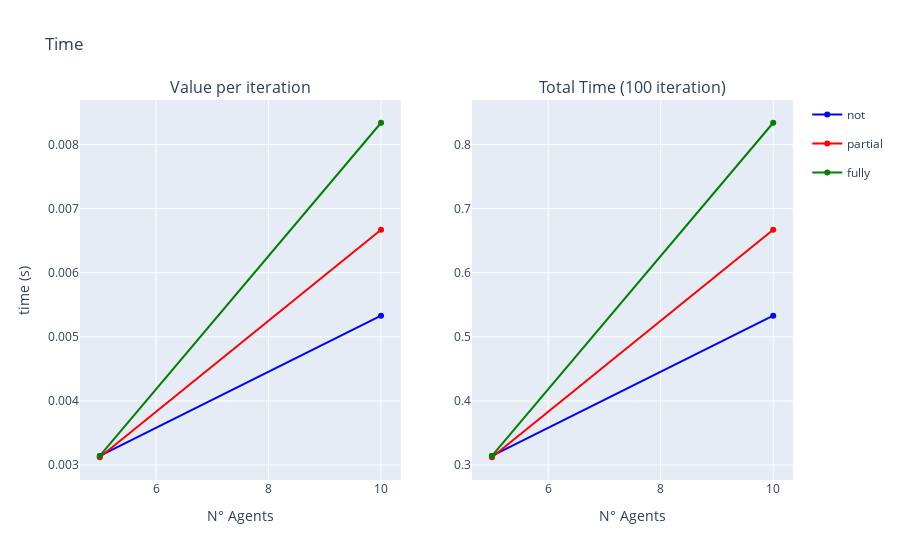

The notebook cell saved with this chart:
### Code cell
fig = make_subplots(rows=1, cols=2, subplot_titles=("Value per iteration", "Total Time (100 iteration)"))

fig.add_trace(go.Scatter(x=to_plot_tot_not_mean.index, y=to_plot_tot_not_mean['not'], name='not', legendgroup='not', line=dict(color='blue')), row=1, col=1)
fig.add_trace(go.Scatter(x=to_plot_tot_not_mean.index, y=to_plot_tot_not_mean['partial'], name = 'partial', legendgroup='partial', line=dict(color='red')), row=1, col=1)
fig.add_trace(go.Scatter(x=to_plot_tot_not_mean.index, y=to_plot_tot_not_mean['fully'], name='fully', legendgroup='fully', line=dict(color='green')), row=1, col=1)

fig.add_trace(go.Scatter(x=to_plot_tot_not_sum.index, y=to_plot_tot_not_sum['not'], name='not', legendgroup='not', line=dict(color='blue'), showlegend=False), row=1, col=2)
fig.add_trace(go.Scatter(x=to_plot_tot_not_sum.index, y=to_plot_tot_not_sum['partial'], name='partial', legendgroup='partial', line=dict(color='red'), showlegend=False), row=1, col=2)
fig.add_trace(go.Scatter(x=to_plot_tot_not_sum.index, y=to_plot_tot_not_sum['fully'], name='fully', legendgroup='fully', line=dict(color='green'), showlegend=False), row=1, col=2)

fig.update_yaxes(title_text="time (s)", row=1, col=1)
fig.update_xaxes(title_text="N° Agents", row=1, col=1)
fig.update_xaxes(title_text="N° Agents", row=1, col=2)

fig.update_layout(title='Time')

fig.show()

### Figure 1 — Plotly figure (JSON) as saved in the notebook; plotly's stock layout.template omitted (floating-point values rounded to 4 significant figures)
{"data": [{"legendgroup": "not", "line": {"color": "blue"}, "name": "not", "type": "scatter", "x": [5, 10], "xaxis": "x", "y": [0.00314, 0.00533], "yaxis": "y"}, {"legendgroup": "partial", "line": {"color": "red"}, "name": "partial", "type": "scatter", "x": [5, 10], "xaxis": "x", "y": [0.00312, 0.00667], "yaxis": "y"}, {"legendgroup": "fully", "line": {"color": "green"}, "name": "fully", "type": "scatter", "x": [5, 10], "xaxis": "x", "y": [0.00314, 0.00834], "yaxis": "y"}, {"legendgroup": "not", "line": {"color": "blue"}, "name": "not", "showlegend": false, "type": "scatter", "x": [5, 10], "xaxis": "x2", "y": [0.314, 0.533], "yaxis": "y2"}, {"legendgroup": "partial", "line": {"color": "red"}, "name": "partial", "showlegend": false, "type": "scatter", "x": [5, 10], "xaxis": "x2", "y": [0.312, 0.667], "yaxis": "y2"}, {"legendgroup": "fully", "line": {"color": "green"}, "name": "fully", "showlegend": false, "type": "scatter", "x": [5, 10], "xaxis": "x2", "y": [0.314, 0.834], "yaxis": "y2"}], "layout": {"annotations": [{"font": {"size": 16}, "showarrow": false, "text": "Value per iteration", "x": 0.225, "xanchor": "center", "xref": "paper", "y": 1, "yanchor": "bottom", "yref": "paper"}, {"font": {"size": 16}, "showarrow": false, "text": "Total Time (100 iteration)", "x": 0.775, "xanchor": "center", "xref": "paper", "y": 1, "yanchor": "bottom", "yref": "paper"}], "title": {"text": "Time"}, "xaxis": {"anchor": "y", "domain": [0, 0.45], "title": {"text": "N° Agents"}}, "xaxis2": {"anchor": "y2", "domain": [0.55, 1], "title": {"text": "N° Agents"}}, "yaxis": {"anchor": "x", "domain": [0, 1], "title": {"text": "time (s)"}}, "yaxis2": {"anchor": "x2", "domain": [0, 1]}}}
